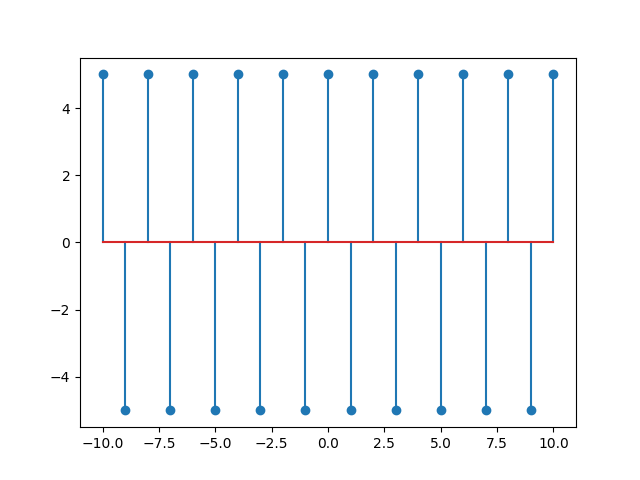

Generate this figure with Python:
import numpy as np
import matplotlib.pyplot as plt

n = np.arange(-10, 11)
x = 5 * np.cos(3 * np.pi * n)

plt.stem(n, x)
plt.savefig('c.png')
plt.show()
